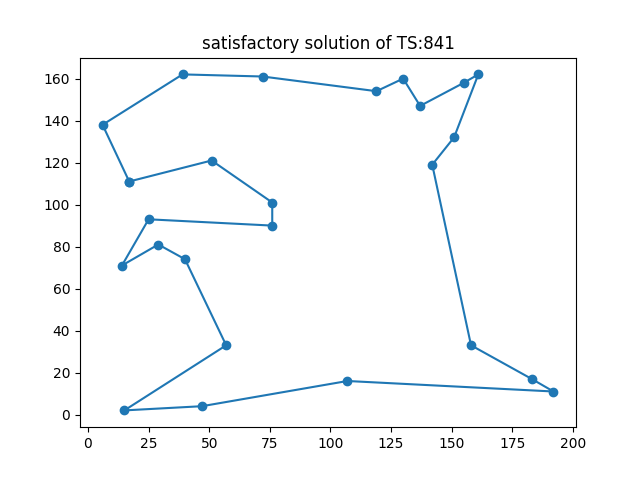

Source code (Python):
import math,random,time
import matplotlib.pyplot as plt
#Read coordinate file
filename = 'cities.txt' 
city_num = [] #City number
city_location = [] #City coordinates
with open(filename, 'r') as f:
    datas = f.readlines()[:]
for data in datas:
    data = data.split()
    city_num.append(int(data[0]))
    x = float(data[1])
    y = float(data[2])
    city_location.append((x,y))#City coordinates
city_count = len(city_num) #Total number of cities
origin = 1 #Set start and end
remain_cities = city_num[:] 
remain_cities.remove(origin)#Cities that change during iteration
remain_count = city_count - 1 #Number of cities changed during iteration
indexs = list(i for i in range(remain_count))
#Calculate the adjacency matrix
dis =[[0]*city_count for i in range(city_count)] #initialization
for i in range(city_count):
    for j in range(city_count):
        if i != j:
            dis[i][j] = math.sqrt((city_location[i][0]-city_location[j][0])**2 + (city_location[i][1]-city_location[j][1])**2)
        else:
            dis[i][j] = 0

def route_mile_cost(route):
    '''
         Calculate the mileage cost of the route
    '''
    mile_cost = 0.0
    mile_cost += dis[0][route[origin-1]-1]#Start from the starting point
    for i in range(remain_count-1):#Path length
        mile_cost += dis[route[i]-1][route[i+1]-1]
    mile_cost += dis[route[-1]-1][origin-1] #To the end
    return mile_cost

#Get the shortest distance in the current neighbor city
def nearest_city(current_city,remain_cities):
    temp_min = float('inf')
    next_city = None
    for i in range(len(remain_cities)):
        distance = dis[current_city-1][remain_cities[i]-1]
        if distance < temp_min:
            temp_min = distance
            next_city = remain_cities[i]
    return next_city

def greedy_initial_route(remain_cities):
    '''
         The greedy algorithm is used to generate the initial solution: starting from the first city, find the city with the shortest distance from it and mark it,
         Then continue to find and mark the city with the shortest distance from the second city until all the cities are marked.
         Finally return to the first city (starting city)
    '''
    cand_cities = remain_cities[:]
    current_city = origin
    initial_route = []
    while len(cand_cities) > 0:
        next_city = nearest_city(current_city,cand_cities) #Find the nearest city and its distance
        initial_route.append(next_city) #Add the next city to the route list
        current_city = next_city #Update current city
        cand_cities.remove(next_city) #Update unsequenced cities
    return initial_route

#Natural selection, survival of the fittest
def selection(population):
    '''
         Select parent individuals
    '''
    M = population_size
    parents = []
    for i in range(M):
    #to do: tabu search
        if random.random() < (1 - i/M):
            parents.append(population[i])
    return parents
def CPX(parent1,parent2):
    '''
         Cross-breeding: The mixed parents of CX and PX produce two offspring
    '''
    cycle = []
    start = parent1[0]
    cycle.append(start)
    end = parent2[0]
    while end != start:
        cycle.append(end)
        end = parent2[parent1.index(end)]
    child = parent1[:]
    cross_points = cycle[:]
    if len(cross_points) < 2 :
        cross_points = random.sample(parent1,2)
    k = 0
    for i in range(len(parent1)):
        if child[i] in cross_points:
            continue
        else:
            for j in range(k,len(parent2)):
                if parent2[j] in cross_points:
                    continue
                else:
                    child[i] = parent2[j]
                    k = j + 1
                    break   
    return child

#Mutations
def mutation(children,mutation_rate):
    '''
         Offspring mutation
    '''
    for i in range(len(children)):
        if random.random() < mutation_rate:
            child = children[i]
            new_child = child[:]
            index = sorted(random.sample(indexs,2))
            L = index[1] - index[0] + 1
            for j in range(L):
                new_child[index[0]+j] = child[index[1]-j]
            path = [origin] + child + [origin]
            a,b = index[0] + 1,index[1] + 1
            d1 = dis[path[a-1]-1][path[a]-1] + dis[path[b]-1][path[b+1]-1]
            d2 = dis[path[a-1]-1][path[b]-1] + dis[path[a]-1][path[b+1]-1]
            if d2 < d1:
                children[i] = new_child

    return children

def get_best_current(population):
    '''
         Sort the individuals of the population according to mileage, and return the best individuals in the current population and their mileage
    '''
    graded = [[route_mile_cost(x),x] for x in population]
    graded = sorted(graded)
    population = [x[1] for x in graded]
    return graded[0][0],graded[0][1],population

population_size = 100 #Population
mutation_rate = 0.2 #Mutation probability
def main(iter_count):
    #Initialize population
    population = [greedy_initial_route(remain_cities)]
    # population = []
    for i in range(population_size-1):
        #Randomly generate individuals
        individual  = remain_cities[:]
        random.shuffle(individual)
        population.append(individual)
    mile_cost,result,population = get_best_current(population)
    record = [mile_cost] #Record the optimal value of each reproduction
    i = 0
    while i < iter_count:
        #Select breeding population
        parents = selection(population)
        #Crossbreeding
        target_count = population_size - len(parents) #The number of reproduction required (to maintain the size of the population)
        children = []
        while len(children) < target_count:
            parent1,parent2 = random.sample(parents,2)
            child1 = CPX(parent1,parent2)
            child2 = CPX(parent2,parent1)
            children.append(child1)
            children.append(child2)
        #Parent Variation
        parents = mutation(parents,1)
        #Offspring variation
        children = mutation(children,mutation_rate)
        #Update population
        population = parents + children
        #Update breeding results
        mile_cost,result,population = get_best_current(population) 
        record.append(mile_cost) #Record the optimal solution after each reproduction
        i += 1
    route = [origin] + result + [origin]
    return route,mile_cost,record

def fig():
    time_start = time.time()
    N = 1000 #Evolution times
    satisfactory_solution,mile_cost,record = main(N)
    time_end = time.time()
    time_cost = time_end - time_start
    print('time cost:',time_cost)
    print("Optimize mileage cost: %d" %(int(mile_cost)))
    print("Optimization Path:\n",satisfactory_solution)
    #Drawing a route map
    X = []
    Y = []
    for i in satisfactory_solution:
        x = city_location[i-1][0]
        y = city_location[i-1][1]
        X.append(x)
        Y.append(y)
    plt.plot(X,Y,'-o')
    plt.title("satisfactory solution of TS:%d"%(int(mile_cost)))
    plt.show()
    #Draw iterative process diagram
    A = [i for i in range(N+1)]#Abscissa
    B = record[:] #Y-axis
    plt.xlim(0,N)
    plt.xlabel('Number of evolution',fontproperties="SimSun")
    plt.ylabel('Path mileage',fontproperties="SimSun")
    plt.title("solution of GA changed with evolution")
    plt.plot(A,B,'-')
    plt.show()
    return mile_cost,time_cost

fig()
   
# record1 = [0]*10
# record2 = [0]*10
# for i in range(10):
#     record1[i],record2[i] = fig()
# print(min(record1))
# print(sum(record1)/10)
# print(record1)
# R = 10
# Mcosts = [0]*R
# Tcosts = [0]*R
# for j in range(R):
#     Mcosts[j],Tcosts[j] = fig()
# AM = sum(Mcosts)/R #Average mileage
# AT = sum(Tcosts)/R #Average time
# print("Minimum mileage:",min(Mcosts))
# print("Average mileage:",AM)
# print('mileage:\n',Mcosts)
# print("Average time:",AT)
